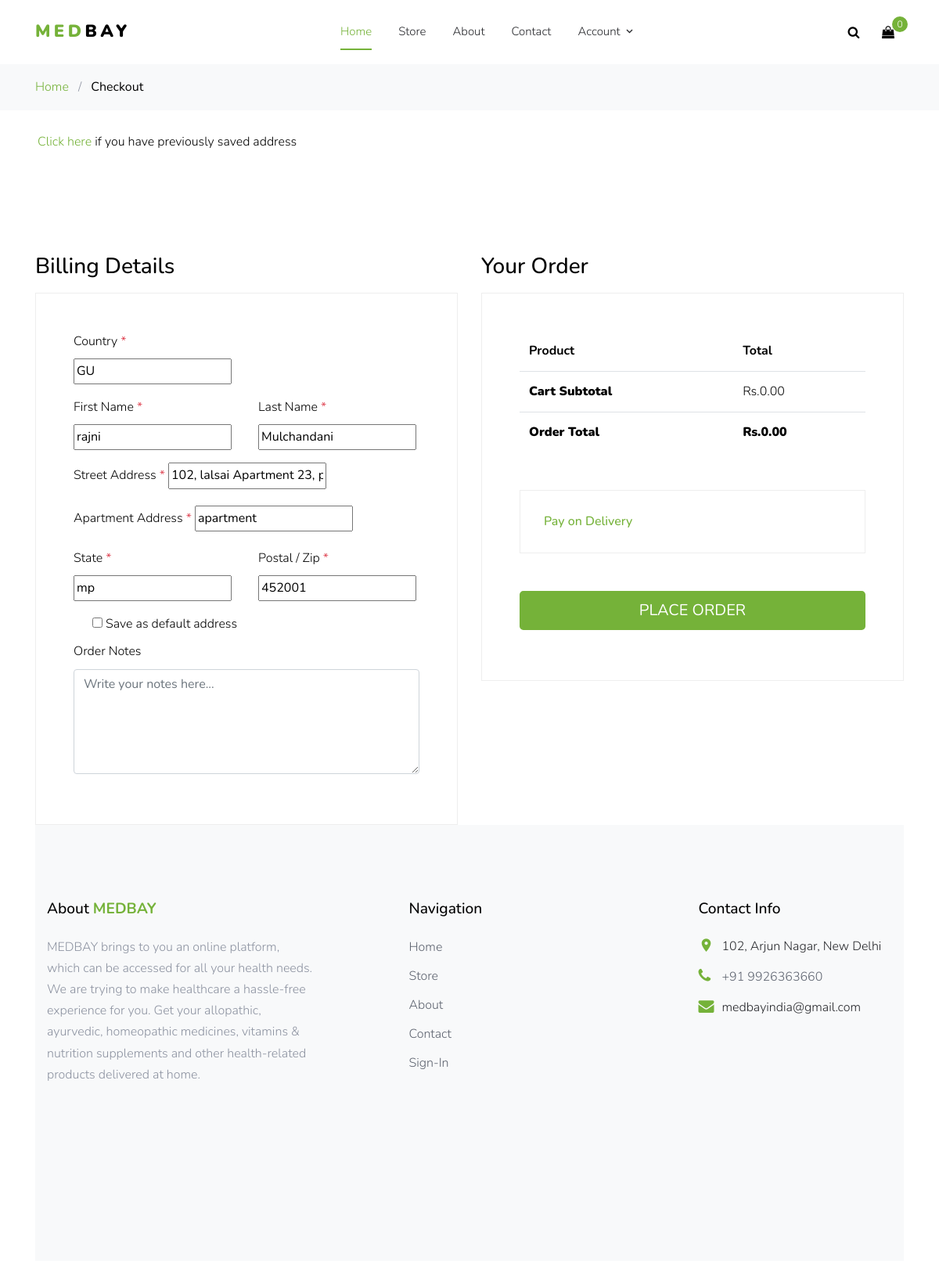
Before: /use_default_address/1 with the older database file.
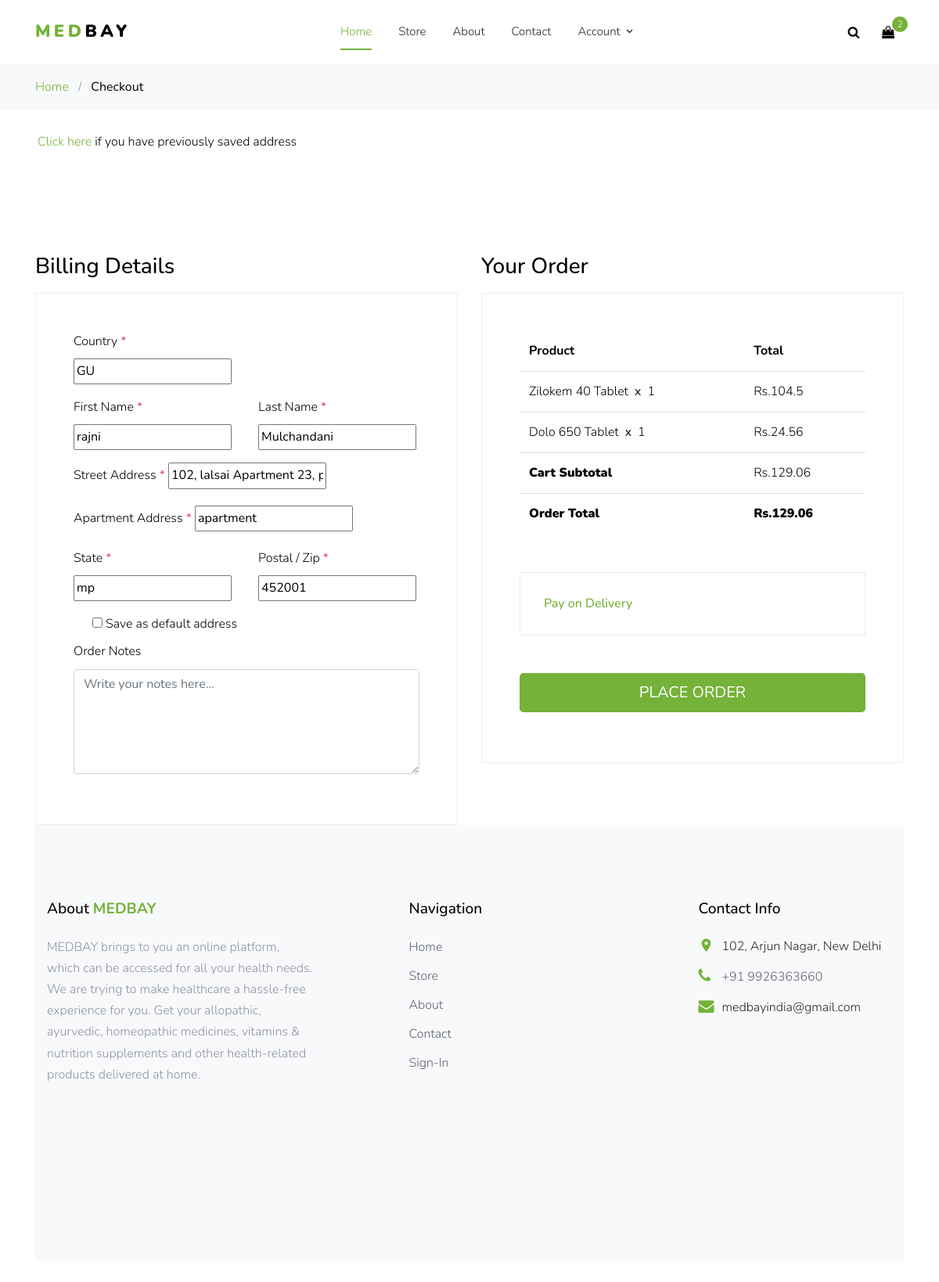
After: the same page with the newer database file.
### website/models.py (models this page shows, shortened)
class Order(models.Model):
    customer = models.ForeignKey(Customer, on_delete=models.SET_NULL, blank=True, null=True)
    date_order = models.DateTimeField(auto_now_add=True)
    product = models.ForeignKey(Product, on_delete=models.SET_NULL, null=True)
    complete = models.BooleanField(default=False, null=True, blank=False)
    @property
    def get_cart_total(self):
        orderitems = OrderItem.objects.filter(order_id=self.id)
        total = sum([item.get_total for item in orderitems])
        return total
    @property
    def get_cart_items(self):
        orderitems = OrderItem.objects.filter(order_id=self.id)
        total = sum([item.quantity for item in orderitems])
        return total

class OrderItem(models.Model):
    customer = models.ForeignKey(Customer, on_delete=models.SET_NULL, blank=True, null=True)
    product = models.ForeignKey(Product, on_delete=models.SET_NULL, blank=True, null=True)
    order = models.ForeignKey(Order, on_delete=models.SET_NULL, blank=True, null=True)
    quantity = models.IntegerField(default=1, null=True, blank=True)
    date_order = models.DateTimeField(auto_now_add=True)
    @property
    def get_total(self):
        total = self.product.price * self.quantity
        return total

class Product(models.Model):
    id = models.AutoField(primary_key=True, null=False)
    slug = models.SlugField(max_length=200, db_index=True ,null = True)
    name = models.CharField(max_length=200, null=True)
    detail = models.TextField(max_length=1000, null=True, blank=True)
    mg = models.FloatField(null=True, blank=True)
    price = models.FloatField()
    category = models.ForeignKey(Category, on_delete=models.CASCADE, null=True)
    image = models.ImageField(null=True, blank=True)
    manufacturer_slug = models.SlugField(max_length=200, db_index=True ,null = True)
    manufacturer = models.ForeignKey(Manufacturer, on_delete=models.CASCADE, null=True, blank=True)
    storage = models.FloatField(null=True, blank=True)
    uses = models.TextField(max_length=1000, null=True, blank=True)
    side_effect = models.TextField(max_length=1000, null=True, blank=True)
    benifits = models.TextField(max_length=1000, null=True, blank=True)

### website/views.py (the view)
# urls.py: path('use_default_address/<int:id>', views.use_default_address,name='use_default_address'),
def use_default_address(request, id):
    customer = Customer.objects.get(user__id=id)
    order, created = Order.objects.get_or_create(customer=customer, complete=False)
    items = order.orderitem_set.all()
    address = ShippingAddress.objects.filter(customer=customer, save_info=True).last()
    form = AddressForm(
     initial = {
            'address1':address.address1,
            'address2':address.address2,
            'country': address.country,
            'zipcode':address.zipcode,
            'state':address.state,
            'fname':address.fname,
            'lname':address.lname,
        }        )
    return render(request, 'checkout.html', {'items':items, 'order':order,'form':form, 'user':request.user})

### website/forms.py (shortened to what this page needs)
class AddressForm(forms.Form):
    address1 = forms.CharField(required=True)
    address2 = forms.CharField(required=True)
    country = CountryField().formfield(widget=CountrySelectWidget(attrs={"class":"form-control"}))
    state = forms.CharField(required=True)
    fname = forms.CharField(required=True)
    lname = forms.CharField(required=True)
    zipcode = forms.CharField(required=True)
    save_info = forms.BooleanField(required=False)
    class Meta:
        model = website_models.ShippingAddress
        fields = ('address1','address2','country',"state", "fname", "lname", "zipcode")

### website/templates/checkout.html (shortened to what the changed rows need)
{% extends 'base.html' %}
{% load static %}
{% block content %}
    <form action="/checkout/" method="POST">
    <div class="site-section">
      <div class="container">
        <div class="row">
          <div class="col-md-6 mb-5 mb-md-0">
            <h2 class="h3 mb-3 text-black">Billing Details</h2>
          </div>
          <div class="col-md-6">
            <div class="row mb-5">
              <div class="col-md-12">
                <h2 class="h3 mb-3 text-black">Your Order</h2>
                <div class="p-3 p-lg-5 border">
                  <table class="table site-block-order-table mb-5">
                    <thead>
                      <th>Product</th>
                      <th>Total</th>
                    </thead>
                    <tbody>
                      {% for item in items %}
                      <tr>
                        <td>{{item.product.name}}<strong class="mx-2">x</strong>{{item.quantity}}</td>
                        <td>Rs.{{item.get_total}}</td>
                      </tr>
                      {% endfor %}
                      <tr>
                        <td class="text-black font-weight-bold"><strong>Cart Subtotal</strong></td>
                        <td class="text-black">Rs.{{order.get_cart_total|floatformat:2}}</td>
                      </tr>
                      <tr>
                        <td class="text-black font-weight-bold"><strong>Rs.{{order.get_cart_total|floatformat:2}}</strong></td>
                      </tr>
                    </tbody>
                  </table>
                </div>
              </div>
            </div>
          </div>
        </div>
        </form>
    {% endblock %}

### website/templates/base.html (shortened to what the changed rows need)
{% load static %}
<!DOCTYPE html>
<html lang="en">
<head>
  <link rel="stylesheet" href="{% static 'website/fonts/icomoon/style.css' %}">
  <link rel="stylesheet" href="{% static 'website/css/bootstrap.min.css' %}">
  <link rel="stylesheet" href="{% static 'website/fonts/flaticon/font/flaticon.css' %}">
  <link rel="stylesheet" href="{% static 'website/css/magnific-popup.css' %}">
  <link rel="stylesheet" href="{% static 'website/css/jquery-ui.css' %}">
  <link rel="stylesheet" href="{% static 'website/css/owl.carousel.min.css' %}">
  <link rel="stylesheet" href="{% static 'website/css/owl.theme.default.min.css' %}">
  <link rel="stylesheet" href="{% static 'website/css/aos.css' %}">
  <link rel="stylesheet" href="{% static 'website/css/style1.css' %}">
</head>
<body>
  <div class="site-wrap">
    <div class="site-navbar py-2">
      <div class="container">
        <div class="d-flex align-items-center justify-content-between">
          <div class="icons">
            <a href="{% url 'cart' %}" class="icons-btn d-inline-block bag">
              <span class="icon-shopping-bag"></span>
              <span class="number">{{order.get_cart_items}}</span>
            </a>
          </div>
        </div>
      </div>
    </div>
{% block content %}
{% endblock %}
</div>
</body>
</html>

Changed rows visible on the page:
computed for Order: get_cart_items "0" → "2"; get_cart_total "0.00" → "129.06"
added OrderItem: product.name "Zilokem 40 Tablet", quantity "1", get_total "104.5"
added OrderItem: product.name "Dolo 650 Tablet", quantity "1", get_total "24.56"
